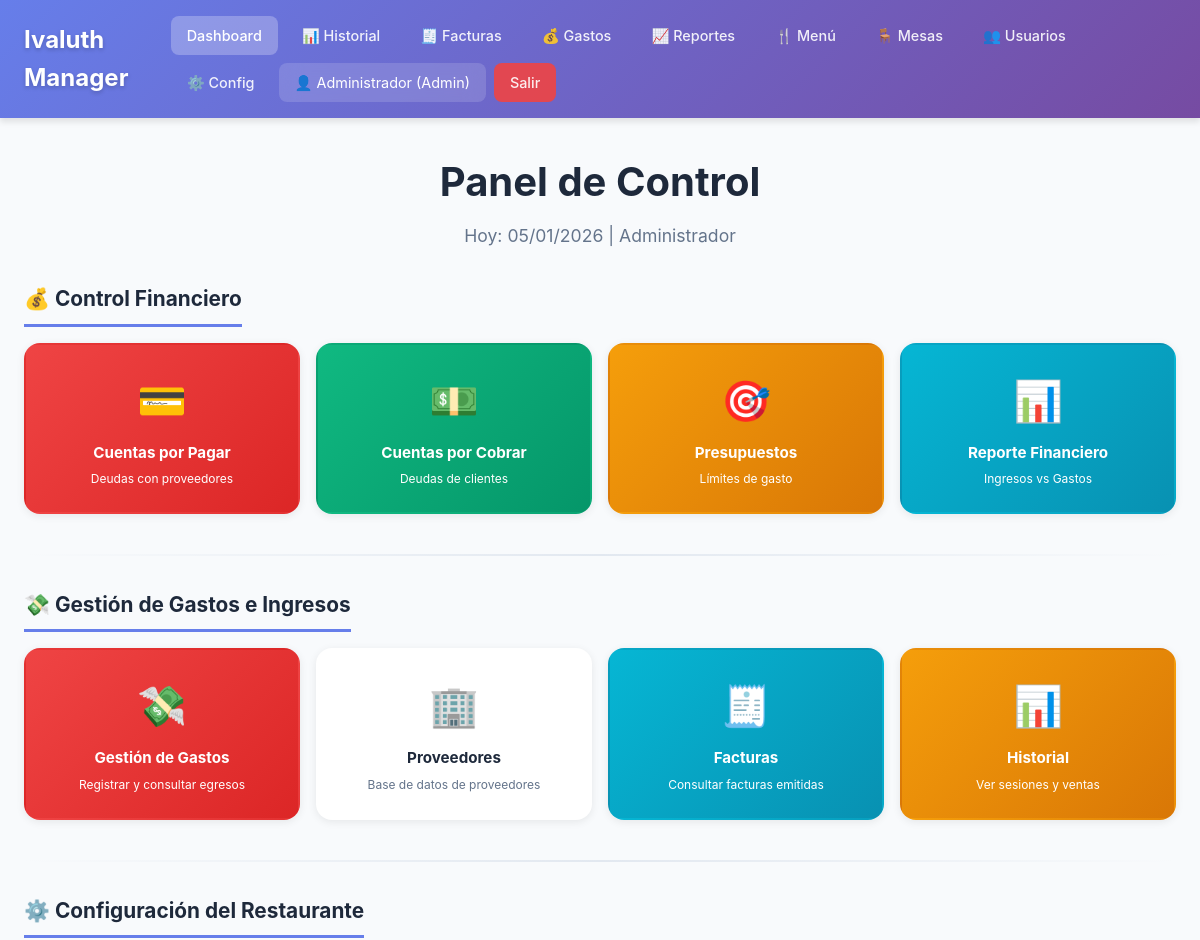
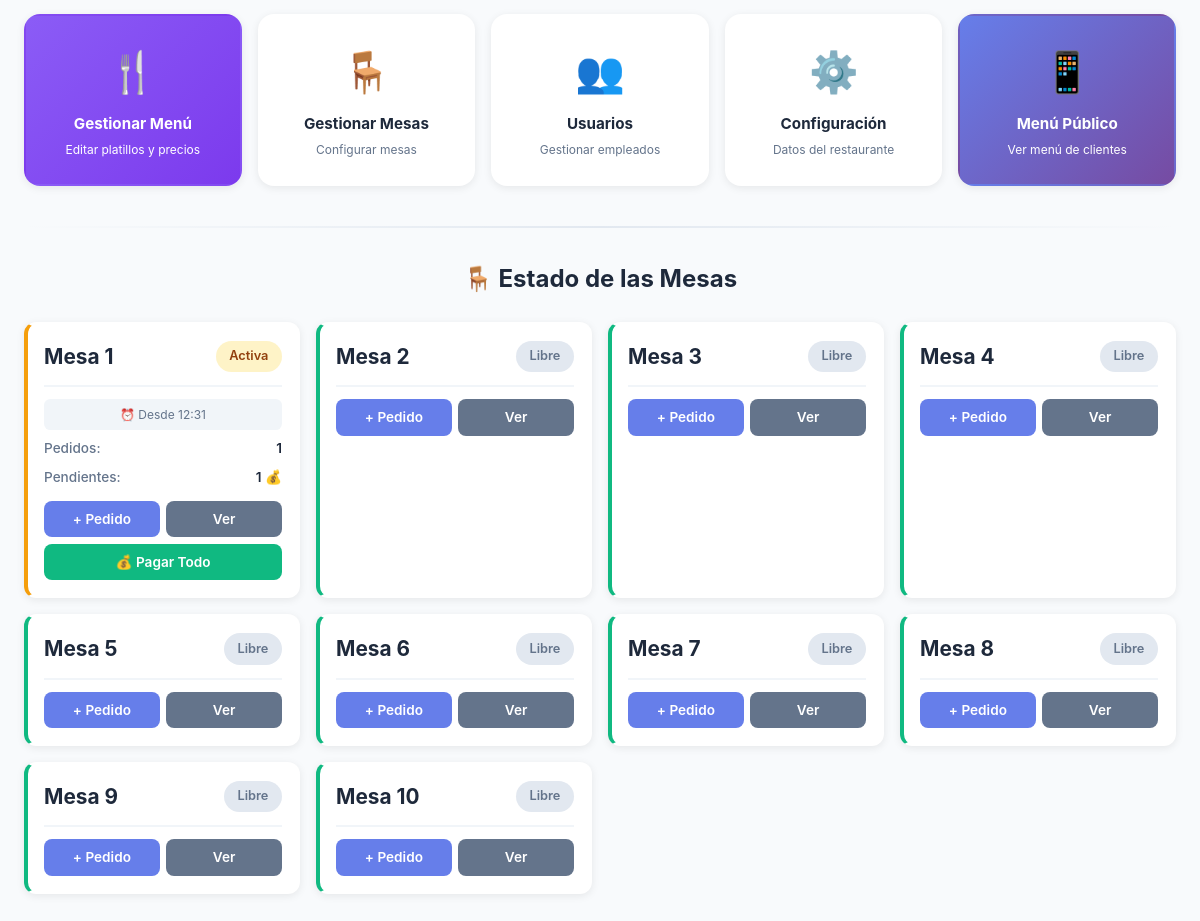
/dashboard (signed in), run on the app's committed database (2 pictures, top to bottom).
### app.py (models this page shows, shortened)
class Usuario(UserMixin, db.Model):
    id = db.Column(db.Integer, primary_key=True)
    username = db.Column(db.String(80), unique=True, nullable=False)
    password_hash = db.Column(db.String(200), nullable=False)
    nombre = db.Column(db.String(100), nullable=False)
    rol = db.Column(db.String(20), default='mesero')  # mesero, cocina, admin

class Mesa(db.Model):
    id = db.Column(db.Integer, primary_key=True)
    numero = db.Column(db.Integer, nullable=False, unique=True)
    capacidad = db.Column(db.Integer, default=4)
    activa = db.Column(db.Boolean, default=True)

### app.py (the view)
@app.route("/dashboard")
@login_required
def dashboard():
    if current_user.rol == 'cocina':
        return redirect(url_for('cocina'))
    mesas = Mesa.query.filter_by(activa=True).order_by(Mesa.numero).all()
    hoy = datetime.now().date()
    sesiones_activas = Sesion.query.filter(
        Sesion.activa == True,
        db.func.date(Sesion.fecha_inicio) == hoy
    ).all()
    info_mesas = {}
    for mesa in mesas:
        sesion_activa = next((s for s in sesiones_activas if s.mesa_id == mesa.id), None)
        if sesion_activa:
            pedidos = Pedido.query.filter_by(sesion_id=sesion_activa.id).all()
            info_mesas[mesa.id] = {
                'mesa': mesa,
                'sesion': sesion_activa,
                'pedidos': pedidos,
                'tiene_pendientes': any(not p.pagado for p in pedidos),
                'todos_entregados': all(p.estado == 'entregado' for p in pedidos),
                'total_pedidos': len(pedidos),
                'hora_inicio': sesion_activa.fecha_inicio.strftime('%H:%M')
            }
        else:
            info_mesas[mesa.id] = {
                'mesa': mesa,
                'sesion': None,
                'pedidos': [],
                'tiene_pendientes': False,
                'todos_entregados': False,
                'total_pedidos': 0,
                'hora_inicio': None
            }
    return render_template("dashboard.html",
                         mesas=mesas,
                         info_mesas=info_mesas,
                         now=datetime.now())

### app.py (called while the page is built)
@login_manager.user_loader
def load_user(user_id):
    return Usuario.query.get(int(user_id))

### templates/dashboard.html (shortened to what this page needs)
<!DOCTYPE html>
<html lang="es">
<head>
    <link rel="stylesheet" href="{{ url_for('static', filename='css/styles.css') }}">
</head>
<body>
    <nav class="navbar">
        <div class="nav-container">
            <div class="nav-brand">Ivaluth Manager</div>
            <div class="nav-menu">
                <a href="{{ url_for('dashboard') }}" class="nav-link active">Dashboard</a>
                {% if current_user.rol == 'cocina' %}
                <a href="{{ url_for('cocina') }}" class="nav-link">📋 Cocina</a>
                {% else %}
                <a href="{{ url_for('historial') }}" class="nav-link">📊 Historial</a>
                <a href="{{ url_for('lista_facturas') }}" class="nav-link">🧾 Facturas</a>
                {% endif %}
                {% if current_user.rol == 'admin' %}
                <a href="{{ url_for('lista_gastos') }}" class="nav-link">💰 Gastos</a>
                <a href="{{ url_for('reporte_financiero') }}" class="nav-link">📈 Reportes</a>
                <a href="{{ url_for('administrar_menu') }}" class="nav-link">🍴 Menú</a>
                <a href="{{ url_for('administrar_mesas') }}" class="nav-link">🪑 Mesas</a>
                <a href="{{ url_for('administrar_usuarios') }}" class="nav-link">👥 Usuarios</a>
                <a href="{{ url_for('configuracion_restaurante') }}" class="nav-link">⚙️ Config</a>
                {% endif %}
                <span class="nav-user">👤 {{ current_user.nombre }} ({{ current_user.rol|title }})</span>
                <a href="{{ url_for('logout') }}" class="nav-link nav-logout">Salir</a>
            </div>
        </div>
    </nav>
    <div class="container">
        <div class="dashboard-header">
            <h1>Panel de Control</h1>
            <p class="subtitle">
                Hoy: {{ now.strftime('%d/%m/%Y') if now else '' }} |
                {% if current_user.rol == 'admin' %}Administrador{% elif current_user.rol == 'mesero' %}Mesero{% else %}Cocina{% endif %}
            </p>
        </div>
        {% if current_user.rol == 'admin' %}
        <div class="quick-access-section">
            <h2 class="section-title">💰 Control Financiero</h2>
            <div class="quick-access-grid">
                <a href="{{ url_for('cuentas_por_pagar') }}" class="quick-access-card qa-danger">
                    <div class="quick-access-icon">💳</div>
                    <div class="quick-access-title">Cuentas por Pagar</div>
                    <div class="quick-access-desc">Deudas con proveedores</div>
                </a>
                <a href="{{ url_for('cuentas_por_cobrar') }}" class="quick-access-card qa-success">
                    <div class="quick-access-icon">💵</div>
                    <div class="quick-access-title">Cuentas por Cobrar</div>
                    <div class="quick-access-desc">Deudas de clientes</div>
                </a>
                <a href="{{ url_for('lista_presupuestos') }}" class="quick-access-card qa-warning">
                    <div class="quick-access-icon">🎯</div>
                    <div class="quick-access-title">Presupuestos</div>
                    <div class="quick-access-desc">Límites de gasto</div>
                </a>
                <a href="{{ url_for('reporte_financiero') }}" class="quick-access-card qa-info">
                    <div class="quick-access-icon">📊</div>
                    <div class="quick-access-title">Reporte Financiero</div>
                    <div class="quick-access-desc">Ingresos vs Gastos</div>
                </a>
            </div>
        </div>
        <div class="divider"></div>
        <div class="quick-access-section">
            <h2 class="section-title">💸 Gestión de Gastos e Ingresos</h2>
            <div class="quick-access-grid">
                <a href="{{ url_for('lista_gastos') }}" class="quick-access-card qa-danger">
                    <div class="quick-access-icon">💸</div>
                    <div class="quick-access-title">Gestión de Gastos</div>
                    <div class="quick-access-desc">Registrar y consultar egresos</div>
                </a>
                <a href="{{ url_for('lista_proveedores') }}" class="quick-access-card">
                    <div class="quick-access-icon">🏢</div>
                    <div class="quick-access-title">Proveedores</div>
                    <div class="quick-access-desc">Base de datos de proveedores</div>
                </a>
                <a href="{{ url_for('lista_facturas') }}" class="quick-access-card qa-info">
                    <div class="quick-access-icon">🧾</div>
                    <div class="quick-access-title">Facturas</div>
                    <div class="quick-access-desc">Consultar facturas emitidas</div>
                </a>
                <a href="{{ url_for('historial') }}" class="quick-access-card qa-warning">
                    <div class="quick-access-icon">📊</div>
                    <div class="quick-access-title">Historial</div>
                    <div class="quick-access-desc">Ver sesiones y ventas</div>
                </a>
            </div>
        </div>
        <div class="divider"></div>
        <div class="quick-access-section">
            <h2 class="section-title">⚙️ Configuración del Restaurante</h2>
            <div class="quick-access-grid">
                <a href="{{ url_for('administrar_menu') }}" class="quick-access-card qa-purple">
                    <div class="quick-access-icon">🍴</div>
                    <div class="quick-access-title">Gestionar Menú</div>
                    <div class="quick-access-desc">Editar platillos y precios</div>
                </a>
                <a href="{{ url_for('administrar_mesas') }}" class="quick-access-card">
                    <div class="quick-access-icon">🪑</div>
                    <div class="quick-access-title">Gestionar Mesas</div>
                    <div class="quick-access-desc">Configurar mesas</div>
                </a>
                <a href="{{ url_for('administrar_usuarios') }}" class="quick-access-card">
                    <div class="quick-access-icon">👥</div>
                    <div class="quick-access-title">Usuarios</div>
                    <div class="quick-access-desc">Gestionar empleados</div>
                </a>
                <a href="{{ url_for('configuracion_restaurante') }}" class="quick-access-card">
                    <div class="quick-access-icon">⚙️</div>
                    <div class="quick-access-title">Configuración</div>
                    <div class="quick-access-desc">Datos del restaurante</div>
                </a>
                <a href="{{ url_for('menu_publico') }}" class="quick-access-card qa-primary" target="_blank">
                    <div class="quick-access-icon">📱</div>
                    <div class="quick-access-title">Menú Público</div>
                    <div class="quick-access-desc">Ver menú de clientes</div>
                </a>
            </div>
        </div>
        <div class="divider"></div>
        {% endif %}
        {% if current_user.rol != 'cocina' %}
        <div class="mesas-section-title">🪑 Estado de las Mesas</div>
        <div class="mesas-grid">
            {% for mesa in mesas %}
            {% set info = info_mesas[mesa.id] %}
            <div class="mesa-card
                {% if info.sesion %}
                    {% if info.todos_entregados and not info.tiene_pendientes %}
                        mesa-completa
                    {% else %}
                        mesa-ocupada
                    {% endif %}
                {% else %}
                    mesa-libre
                {% endif %}">
                <div class="mesa-header">
                    <h3>Mesa {{ mesa.numero }}</h3>
                    {% if info.sesion %}
                        {% if info.todos_entregados and not info.tiene_pendientes %}
                        <span class="badge badge-info">Listo</span>
                        {% elif info.tiene_pendientes %}
                        <span class="badge badge-warning">Activa</span>
                        {% else %}
                        <span class="badge badge-success">Pagado</span>
                        {% endif %}
                    {% else %}
                    <span class="badge badge-secondary">Libre</span>
                    {% endif %}
                </div>
                {% if info.sesion %}
                <div class="sesion-tiempo">
                    ⏰ Desde {{ info.hora_inicio }}
                </div>
                <div class="mesa-info-compact">
                    <div class="info-row">
                        <span class="info-label">Pedidos:</span>
                        <span class="info-value">{{ info.total_pedidos }}</span>
                    </div>
                    <div class="info-row">
                        <span class="info-label">Pendientes:</span>
                        <span class="info-value">
                            {% if info.tiene_pendientes %}
                            {{ info.pedidos|selectattr('pagado', 'equalto', False)|list|length }} 💰
                            {% else %}
                            0 ✓
                            {% endif %}
                        </span>
                    </div>
                </div>
                {% endif %}
                <div class="mesa-actions">
                    <a href="{{ url_for('nuevo_pedido', mesa_id=mesa.id) }}" class="btn btn-primary btn-sm">+ Pedido</a>
                    <a href="{{ url_for('ver_mesa', mesa_id=mesa.id) }}" class="btn btn-secondary btn-sm">Ver</a>
                    {% if info.sesion %}
                        {% if info.tiene_pendientes %}
                        <a href="{{ url_for('pagar_mesa', mesa_id=mesa.id) }}"
                           class="btn btn-success btn-sm btn-block"
                           onclick="return confirm('¿Marcar todo como pagado?')">💰 Pagar Todo</a>
                        {% elif info.todos_entregados %}
                        <a href="{{ url_for('facturar_sesion', sesion_id=info.sesion.id) }}"
                           class="btn btn-info btn-sm btn-block"
                           style="background: #06b6d4;">🧾 Facturar</a>
                        {% endif %}
                    {% endif %}
                </div>
            </div>
            {% endfor %}
        </div>
        {% endif %}
    </div>
</body>
</html>

### static/css/styles.css (style rules this page uses)
* { margin: 0; padding: 0; box-sizing: border-box; }
body { font-family: -apple-system, BlinkMacSystemFont, 'Segoe UI', Roboto, Oxygen, Ubuntu, Cantarell, sans-serif; background: #f8fafc; color: #1e293b; line-height: 1.6; }
.navbar { background: linear-gradient(135deg, #667eea 0%, #764ba2 100%); box-shadow: 0 4px 6px rgba(0,0,0,0.1); position: sticky; top: 0; z-index: 1000; }
.nav-container { max-width: 1400px; margin: 0 auto; padding: 1rem 1.5rem; display: flex; justify-content: space-between; align-items: center; }
.nav-brand { font-size: 1.5rem; font-weight: bold; color: white; text-shadow: 0 2px 4px rgba(0,0,0,0.2); text-decoration: none; }
.nav-menu { display: flex; gap: 0.5rem; align-items: center; flex-wrap: wrap; }
.nav-link { color: rgba(255,255,255,0.9); text-decoration: none; padding: 0.5rem 1rem; border-radius: 0.5rem; transition: all 0.3s; font-weight: 500; font-size: 0.9rem; }
.nav-link.active { background: rgba(255,255,255,0.25); color: white; }
.nav-logout { background: rgba(239, 68, 68, 0.9); }
.nav-user { color: white; font-size: 0.9rem; padding: 0.5rem 1rem; background: rgba(255,255,255,0.15); border-radius: 0.5rem; backdrop-filter: blur(10px); }
.container { max-width: 1400px; margin: 0 auto; padding: 2rem 1.5rem; }
.subtitle { color: #64748b; font-size: 1.1rem; }
.section-title { font-size: 1.3rem; font-weight: 700; color: #1e293b; margin-bottom: 1rem; padding-bottom: 0.5rem; border-bottom: 3px solid #667eea; display: inline-block; }
.btn { display: inline-block; padding: 0.625rem 1.25rem; border: none; border-radius: 0.5rem; font-size: 0.9rem; font-weight: 600; text-decoration: none; text-align: center; cursor: pointer; transition: all 0.3s; line-height: 1.5; }
.btn-primary { background: #667eea; color: white; }
.btn-secondary { background: #64748b; color: white; }
.btn-success { background: #10b981; color: white; }
.btn-sm { padding: 0.5rem 1rem; font-size: 0.85rem; }
.btn-block { display: block; width: 100%; }
.badge { padding: 0.35rem 0.85rem; border-radius: 1rem; font-size: 0.8rem; font-weight: 600; display: inline-block; }
.badge-warning { background: #fef3c7; color: #92400e; }
.badge-secondary { background: #e2e8f0; color: #64748b; }
.divider { height: 2px; background: linear-gradient(90deg, transparent, #e2e8f0, transparent); margin: 2rem 0; }
@media (max-width: 1200px) { .container { max-width: 960px; } }

### data on the page
Usuario: nombre "Administrador", rol "Admin"
Mesa: numero "1", shows "Activa", hora_inicio "12:31", total_pedidos "1", pedidos|selectattr "1"
Mesa: numero "2", shows "Libre"
Mesa: numero "3", shows "Libre"
Mesa: numero "4", shows "Libre"
Mesa: numero "5", shows "Libre"
Mesa: numero "6", shows "Libre"
Mesa: numero "7", shows "Libre"
Mesa: numero "8", shows "Libre"
Mesa: numero "9", shows "Libre"
Mesa: numero "10", shows "Libre"
